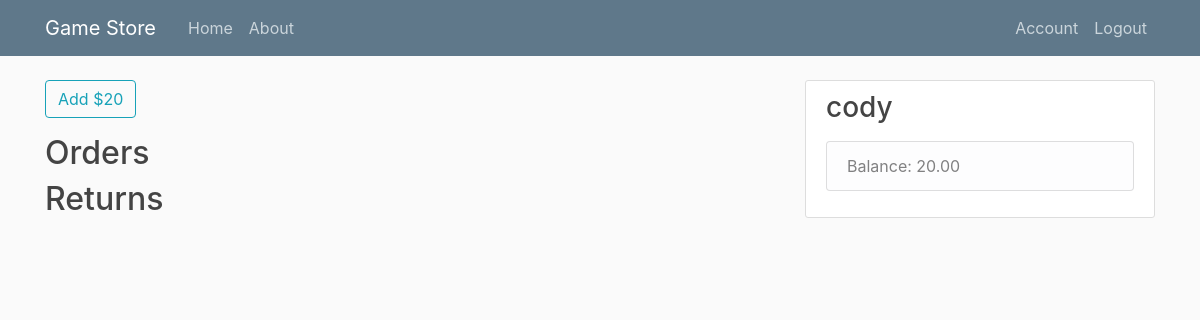
The app's page /account (signed in), older data.
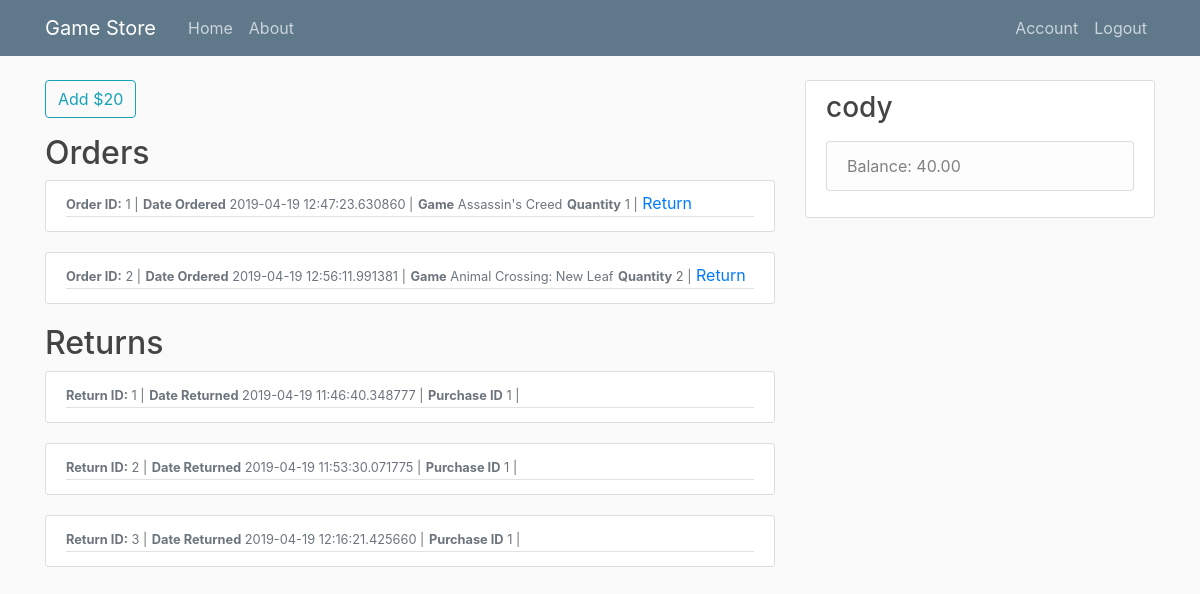
The same page, newer data.
### game_store/models.py (models this page shows, shortened)
class Customer(db.Model, UserMixin):
    id = db.Column(db.Integer, primary_key=True)
    username = db.Column(db.String(20), unique=True, nullable=False)
    email = db.Column(db.String(120), unique=True, nullable=False)
    password = db.Column(db.String(60), nullable=False)
    balance = db.Column(db.Numeric(4, 2))
    orders = db.relationship("Purchase", cascade="all, delete-orphan")
    returns = db.relationship("Return", cascade="all, delete-orphan")
    __table_args__ = (
        CheckConstraint(balance >= 0, name='check_bar_positive'),
        {})

class Purchase(db.Model):
    id = db.Column(db.Integer, primary_key=True)
    customer_id = db.Column(db.Integer, db.ForeignKey('customer.id'))
    date = db.Column(db.DateTime, nullable=False)
    game_id = db.Column(db.Integer, db.ForeignKey('game.id'))
    qty = db.Column(db.Integer)

class Game(db.Model):
    id = db.Column(db.Integer, primary_key=True)
    game_name = db.Column(db.String(50), nullable=False)
    genre = db.Column(db.String(50), nullable=False)
    release_date = db.Column(db.Date, nullable=False)
    price = db.Column(db.Numeric(4, 2), nullable=False)
    publisher_id = db.Column(db.Integer, db.ForeignKey('publisher.id'))
    runs = db.relationship("Run", cascade="all, delete-orphan")

class Return(db.Model):
    id = db.Column(db.Integer, primary_key=True)
    customer_id = db.Column(db.Integer, db.ForeignKey('customer.id'), nullable=False)
    date = db.Column(db.DateTime, nullable=False)
    purchase_id = db.Column(db.Integer, db.ForeignKey('purchase.id'), nullable=False)

### game_store/routes.py (the view)
@app.route("/account", methods=['GET', 'POST'])
@login_required
def account():
    form = AddMoneyForm()
    if form.validate_on_submit():
        current_user.balance += 20
        return redirect(url_for('account'))
    orders = Purchase.query.all()
    games = Game.query.all()
    returns = Return.query.all()
    return render_template('account.html', orders=orders, games=games, returns=returns, form=form)

### game_store/forms.py
class AddMoneyForm(FlaskForm):
    submit = SubmitField('Add $20')

### game_store/models.py (called while the page is built)
@login_manager.user_loader
def load_user(user_id):
    return Customer.query.get(int(user_id))

### game_store/templates/account.html (shortened to what this page needs)
{% extends "layout.html" %}
{% block content %}
<form method="POST" action="">
    <div class="form-group">
        {{ form.submit(class="btn btn-outline-info") }}
    </div>
</form>
<h2>Orders</h2>
    {% for order in orders %}
        {% if order.customer_id == current_user.id %}
            <article class="media content-section">
              <div class="media-body">
                    <div class="article-metadata">
                        <small class="text-muted"><strong>Order ID:</strong>      {{ order.id }}     |</small>
                        <small class="text-muted"><strong>Date Ordered</strong>      {{ order.date }}     |</small>
                        {% for game in games %}
                            {% if game.id == order.game_id %}
                                <small class="text-muted"><strong>Game</strong>   {{ game.game_name }}</small>
                            {% endif %}
                        {% endfor %}
                        <small class="text-muted"><strong>Quantity</strong>      {{ order.qty }}    |</small>
                        <a class="mr-2" href="{{ url_for('returns', selected_purchase=order.id) }}">Return</a>
                    </div>
              </div>
            </article>
        {% endif %}
    {% endfor %}
<h2>Returns</h2>
    {% for return in returns %}
        {% if return.customer_id == current_user.id %}
            <article class="media content-section">
              <div class="media-body">
                    <div class="article-metadata">
                        <small class="text-muted"><strong>Return ID:</strong>      {{ return.id }}     |</small>
                        <small class="text-muted"><strong>Date Returned</strong>      {{ return.date }}     |</small>
                        <small class="text-muted"><strong>Purchase ID</strong>      {{ return.purchase_id }}    |</small>
                    </div>
              </div>
            </article>
        {% endif %}
    {% endfor %}
{% endblock content %}

### game_store/templates/layout.html (shortened to what this page needs)
<!DOCTYPE html>
<html>
<head>
    <link rel="stylesheet" href="https://maxcdn.bootstrapcdn.com/bootstrap/4.0.0/css/bootstrap.min.css">
    <link rel="stylesheet" type="text/css" href="{{ url_for('static', filename='main.css') }}">
</head>
<body>
    <header class="site-header">
      <nav class="navbar navbar-expand-md navbar-dark bg-steel fixed-top">
        <div class="container">
          <a class="navbar-brand mr-4" href="/">Game Store</a>
          <div class="collapse navbar-collapse" id="navbarToggle">
            <div class="navbar-nav mr-auto">
              <a class="nav-item nav-link" href="{{ url_for('home') }}">Home</a>
              <a class="nav-item nav-link" href="{{ url_for('about') }}">About</a>
            </div>
            <div class="navbar-nav">
              {% if current_user.is_authenticated %}
                <a class="nav-item nav-link" href="{{ url_for('account') }}">Account</a>
                <a class="nav-item nav-link" href="{{ url_for('logout') }}">Logout</a>
              {% else %}
                <a class="nav-item nav-link" href="{{ url_for('login') }}">Login</a>
                <a class="nav-item nav-link" href="{{ url_for('register') }}">Register</a>
              {% endif %}
            </div>
          </div>
        </div>
      </nav>
    </header>
    <main role="main" class="container">
      <div class="row">
        <div class="col-md-8">
          {% block content %}{% endblock %}
        </div>
        <div class="col-md-4">
          <div class="content-section">
            <h3>{{ current_user.username }}</h3>
            <p class='text-muted'>
              <ul class="list-group">
                <li class="list-group-item list-group-item-light">Balance: {{ current_user.balance }}</li>
              </ul>
            </p>
          </div>
        </div>
      </div>
    </main>
</body>
</html>

### game_store/static/main.css (style rules this page uses)
body { background: #fafafa; color: #333333; margin-top: 5rem; }
h1, h2, h3, h4, h5, h6 { color: #444444; }
.bg-steel { background-color: #5f788a; }
.site-header .navbar-nav .nav-link { color: #cbd5db; }
.content-section { background: #ffffff; padding: 10px 20px; border: 1px solid #dddddd; border-radius: 3px; margin-bottom: 20px; }
.article-metadata { padding-bottom: 1px; margin-bottom: 4px; border-bottom: 1px solid #e3e3e3 }

Row changes from the older to the newer data that the page shows:
added Purchase: id "1", date "2019-04-19 12:47:23.630860", qty "1"
now on this page (row unchanged): Game: game_name "Assassin's Creed", shown under "1"
added Purchase: id "2", date "2019-04-19 12:56:11.991381", qty "2"
now on this page (row unchanged): Game: game_name "Animal Crossing: New Leaf", shown under "2"
added Return: id "1", date "2019-04-19 11:46:40.348777", purchase_id "1"
added Return: id "2", date "2019-04-19 11:53:30.071775", purchase_id "1"
added Return: id "3", date "2019-04-19 12:16:21.425660", purchase_id "1"
changed Customer "cody": balance "20.00" → "40.00"
